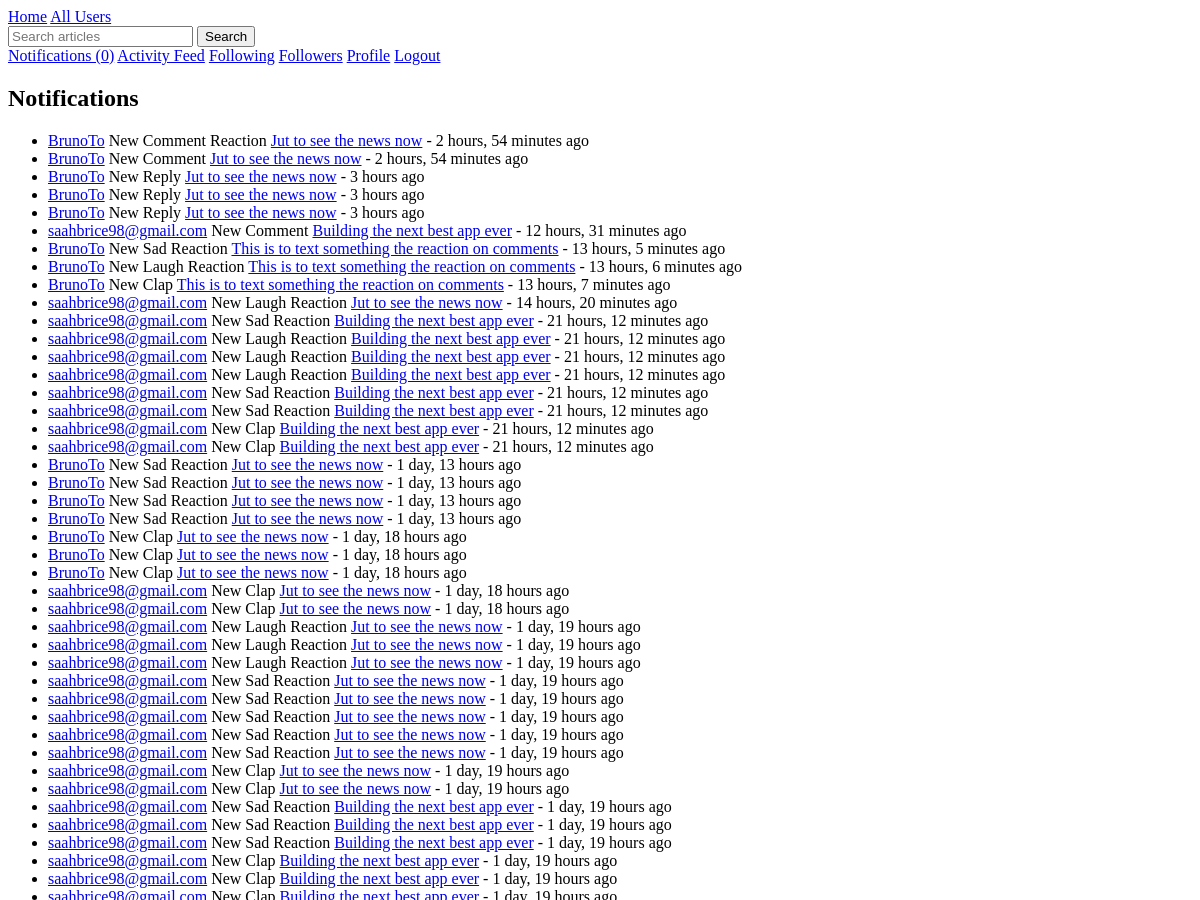
Before: /notifications/ (signed in, upper part) with the older database file.
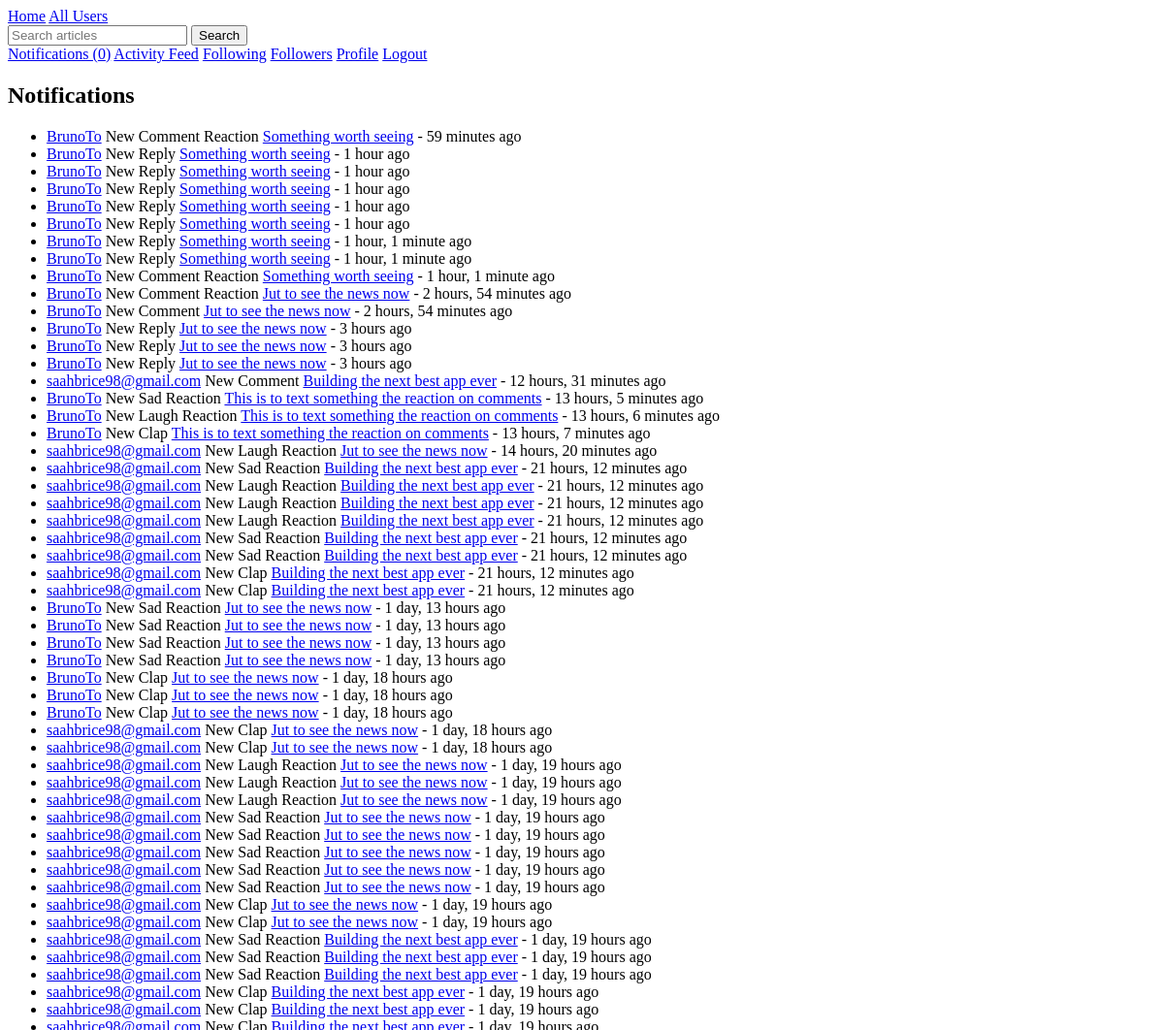
After: the same page with the newer database file.
### notifications/models.py (models this page shows, shortened)
class Notification(models.Model):
    NOTIFICATION_TYPES = (
        ('follow', 'New Follower'),
        ('comment', 'New Comment'),
        ('comment_reaction', 'New Comment Reaction'),
        ('reply', 'New Reply'),
        ('clap', 'New Clap'),
        ('sad', 'New Sad Reaction'),
        ('laugh', 'New Laugh Reaction'),
    )
    recipient = models.ForeignKey(settings.AUTH_USER_MODEL, on_delete=models.CASCADE, related_name='notifications')
    sender = models.ForeignKey(settings.AUTH_USER_MODEL, on_delete=models.CASCADE, null=True, blank=True)
    notification_type = models.CharField(max_length=20, choices=NOTIFICATION_TYPES)
    article = models.ForeignKey('articles.Article', on_delete=models.CASCADE, null=True, blank=True)
    comment = models.ForeignKey('articles.Comment', on_delete=models.CASCADE, null=True, blank=True)
    text = models.CharField(max_length=255)
    is_read = models.BooleanField(default=False)
    created_at = models.DateTimeField(auto_now_add=True)
    class Meta:
        ordering = ['-created_at']

### users/models.py (models this page shows, shortened)
class User(AbstractUser):
    bio = models.TextField(max_length=500, blank=True)
    profile_picture = models.ImageField(upload_to='profile_pics/', blank=True, null=True)
    date_joined = models.DateTimeField(auto_now_add=True)
    location = models.CharField(max_length=100, blank=True)
    website = models.URLField(max_length=200, blank=True)
    following = models.ManyToManyField('self', symmetrical=False, related_name='followers')
    blocked_users = models.ManyToManyField('self', symmetrical=False, related_name='blocked_by')
    is_verified = models.BooleanField(default=False)
    is_premium = models.BooleanField(default=False)
    def unread_notifications_count(self):
        return self.notifications.filter(is_read=False).count()

### articles/models.py (models this page shows, shortened)
class Article(models.Model):
    title = models.CharField(max_length=200)
    content = models.TextField()
    author = models.ForeignKey(settings.AUTH_USER_MODEL, on_delete=models.CASCADE)
    created_at = models.DateTimeField(auto_now_add=True)
    updated_at = models.DateTimeField(auto_now=True)
    published_at = models.DateTimeField(null=True, blank=True)
    status = models.CharField(max_length=10, choices=[('draft', 'Draft'), ('published', 'Published')], default='draft')
    language = models.CharField(max_length=2, choices=[('EN', 'English'), ('FR', 'French')])
    tags = TaggableManager()
    bookmarks = models.ManyToManyField(settings.AUTH_USER_MODEL, related_name='bookmarked_articles', blank=True)

### notifications/views.py (the view)
# urls.py: path('', NotificationListView.as_view(), name='notification_list'),
class NotificationListView(LoginRequiredMixin, ListView):
    model = Notification
    template_name = 'notifications/notification_list.html'
    context_object_name = 'notifications'
    def get_queryset(self):
        return self.request.user.notifications.all()
    def get_context_data(self, **kwargs):
        context = super().get_context_data(**kwargs)
        unread = self.request.user.notifications.filter(is_read=False)
        unread.update(is_read=True)
        return context

### templates/notifications/notification_list.html
{% extends "base.html" %}
{% block content %}
<h2>Notifications</h2>
<ul>
{% for notification in notifications %}
    <li>
        {% if notification.sender %}
            <a href="{% url 'user_profile' notification.sender.username %}">{{ notification.sender.username }}</a>
        {% endif %}
        {{ notification.get_notification_type_display }}
        {% if notification.article %}
            <a href="{% url 'article_detail' notification.article.id %}">{{ notification.article.title }}</a>
        {% endif %}
        - {{ notification.created_at|timesince }} ago
    </li>
{% empty %}
    <li>No notifications yet.</li>
{% endfor %}
</ul>
{% endblock %}

Changed rows visible on the page:
added Notification: sender.username "BrunoTo", notification_type "New Comment Reaction", article "Something worth seeing", created_at "59 minutes"
added Notification: sender.username "BrunoTo", notification_type "New Reply", article "Something worth seeing", created_at "1 hour"
added Notification: sender.username "BrunoTo", notification_type "New Reply", article "Something worth seeing", created_at "1 hour"
added Notification: sender.username "BrunoTo", notification_type "New Reply", article "Something worth seeing", created_at "1 hour"
added Notification: sender.username "BrunoTo", notification_type "New Reply", article "Something worth seeing", created_at "1 hour"
added Notification: sender.username "BrunoTo", notification_type "New Reply", article "Something worth seeing", created_at "1 hour"
added Notification: sender.username "BrunoTo", notification_type "New Reply", article "Something worth seeing", created_at "1 hour, 1 minute"
added Notification: sender.username "BrunoTo", notification_type "New Reply", article "Something worth seeing", created_at "1 hour, 1 minute"
added Notification: sender.username "BrunoTo", notification_type "New Comment Reaction", article "Something worth seeing", created_at "1 hour, 1 minute"
